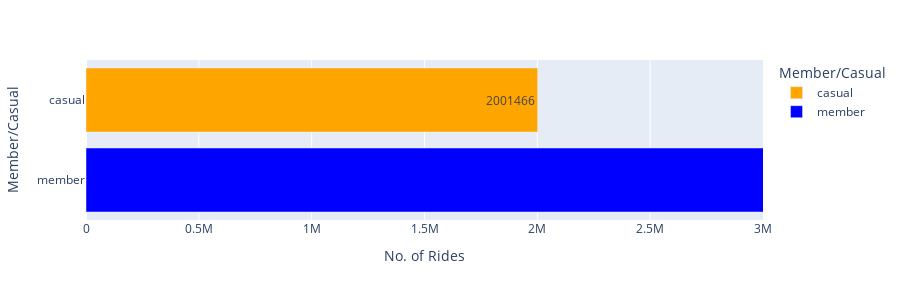

Write notebook code for a chart like this one.
### Code cell
fig = tripdata.groupby('member_casual', as_index = False).count()

px.bar(fig, y='member_casual', x='ride_id', range_x=[0,3000000],
        color = 'member_casual',
        height = 300,
        text ='ride_id',
        labels = {'ride_id': 'No. of Rides', 'member_casual': 'Member/Casual'},
        hover_name = 'member_casual', hover_data = {'member_casual': False, 'month': False, 'ride_id': True},
        color_discrete_map = {'casual': 'orange', 'member': 'blue'})

### Figure 1 — Plotly figure (JSON) as saved in the notebook; plotly's stock layout.template omitted (floating-point values rounded to 4 significant figures)
{"data": [{"alignmentgroup": "True", "customdata": [[2001466]], "hovertemplate": "<b>%{hovertext}</b><br><br>No. of Rides=%{text}<extra></extra>", "hovertext": ["casual"], "legendgroup": "casual", "marker": {"color": "orange", "pattern": {"shape": ""}}, "name": "casual", "offsetgroup": "casual", "orientation": "h", "showlegend": true, "text": [2001466], "textposition": "auto", "type": "bar", "x": [2001466], "xaxis": "x", "y": ["casual"], "yaxis": "y"}, {"alignmentgroup": "True", "customdata": [[3566210]], "hovertemplate": "<b>%{hovertext}</b><br><br>No. of Rides=%{text}<extra></extra>", "hovertext": ["member"], "legendgroup": "member", "marker": {"color": "blue", "pattern": {"shape": ""}}, "name": "member", "offsetgroup": "member", "orientation": "h", "showlegend": true, "text": [3566210], "textposition": "auto", "type": "bar", "x": [3566210], "xaxis": "x", "y": ["member"], "yaxis": "y"}], "layout": {"barmode": "relative", "height": 300, "legend": {"title": {"text": "Member/Casual"}, "tracegroupgap": 0}, "margin": {"t": 60}, "xaxis": {"anchor": "y", "domain": [0, 1], "range": [0, 3000000], "title": {"text": "No. of Rides"}}, "yaxis": {"anchor": "x", "categoryarray": ["member", "casual"], "categoryorder": "array", "domain": [0, 1], "title": {"text": "Member/Casual"}}}}
